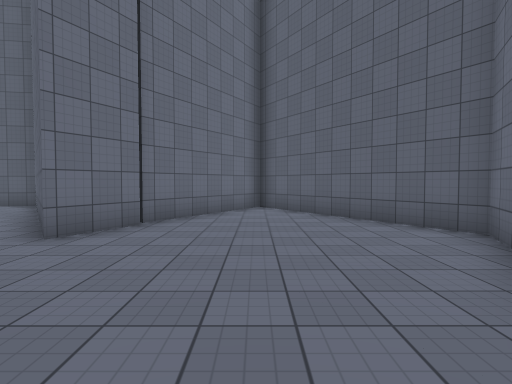
View 1 (above)

20 first-person views from a walk through a 3-D level made in the Unity game engine. The camera is 1.5 m above the floor, tilts 2° down and sees 80° across. The floor is counted in squares, 1.8 m on a side. Each view is taken from the middle of a square. On the plan, view 1 faces up. The plan holds only what a view shows up to about 11 squares ahead; the rest is blank. The place goes on beyond the plan. The player is left out. Surface patterns are stand-ins for the level's own textures.

View 2
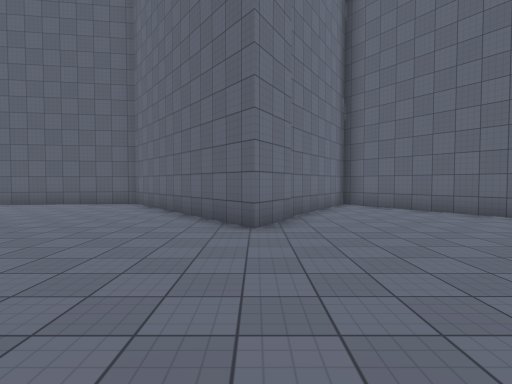

View 3
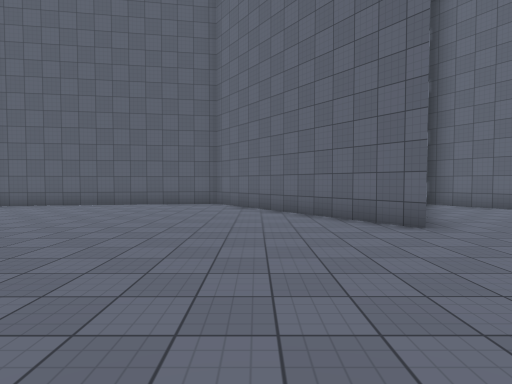

View 4
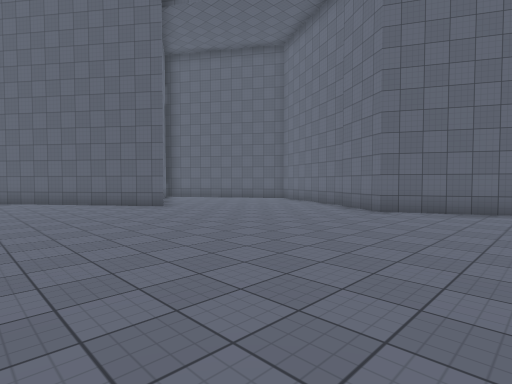

View 5
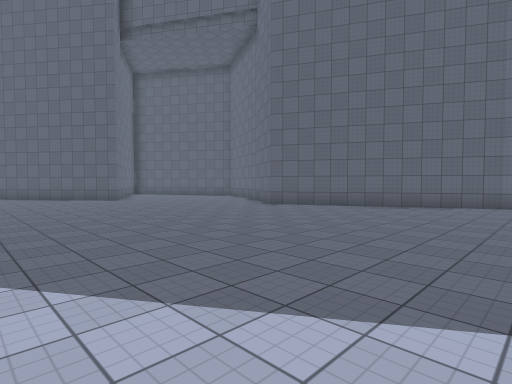

View 6
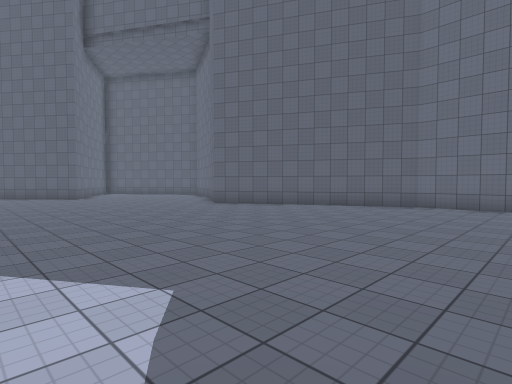

View 7
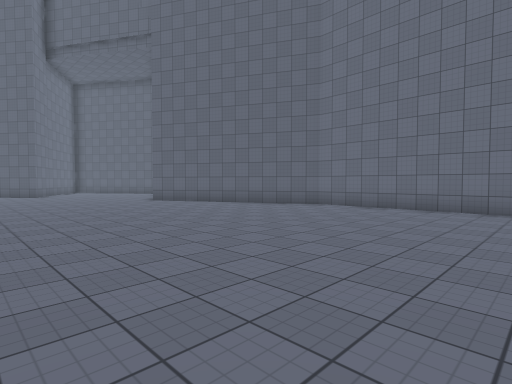

View 8
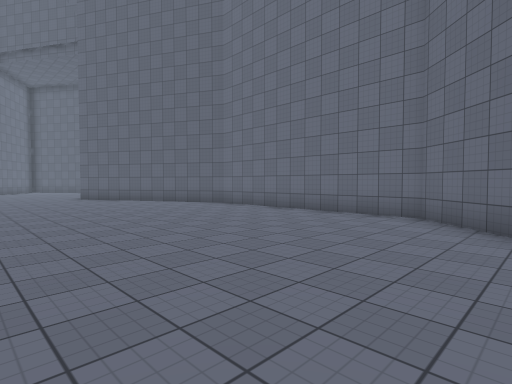

View 9
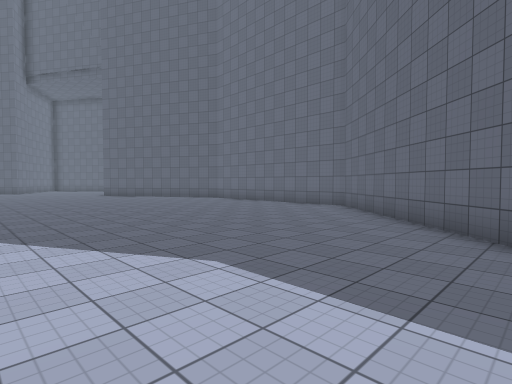

View 10
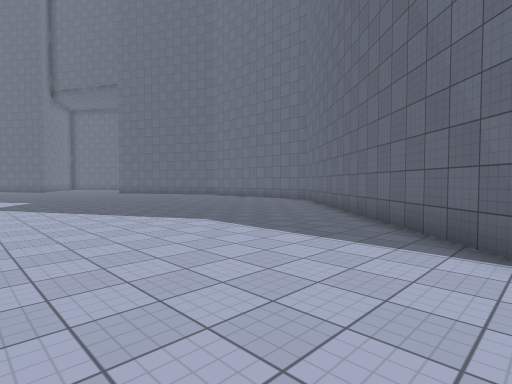

View 11
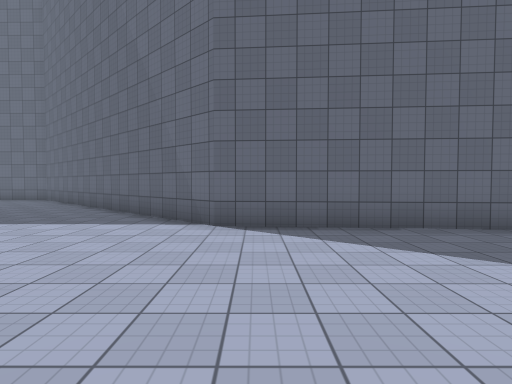

View 12
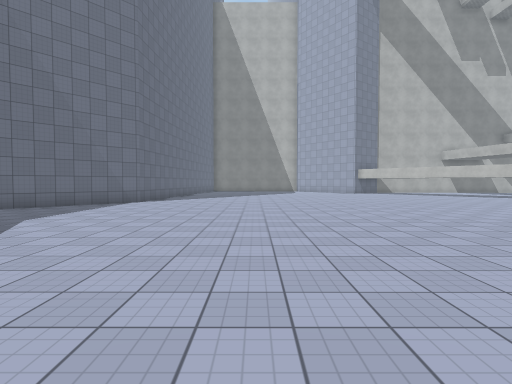

View 13
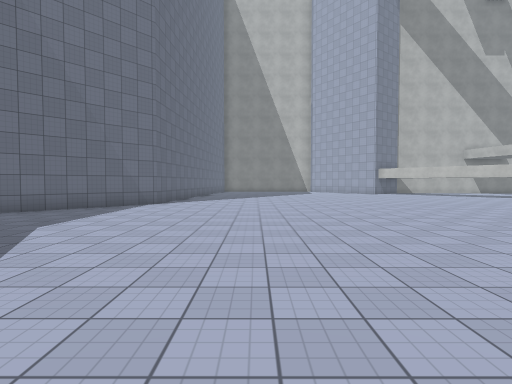

View 14
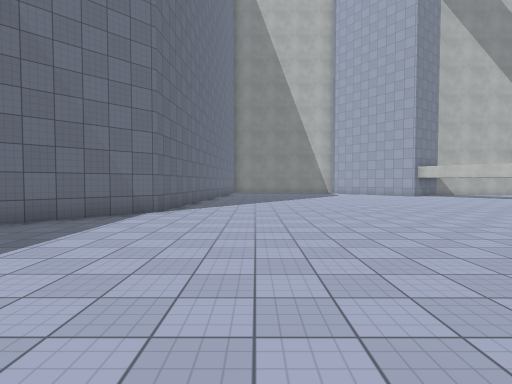

View 15
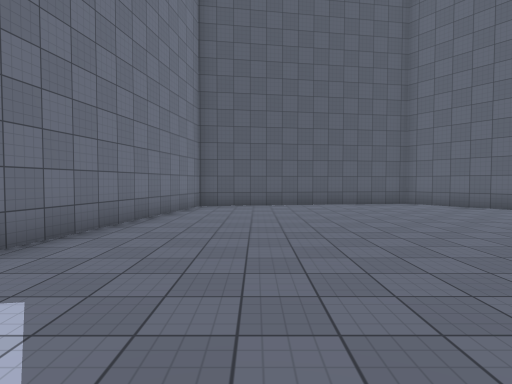

View 16
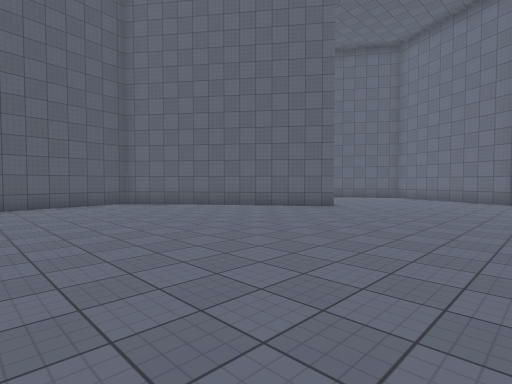

View 17
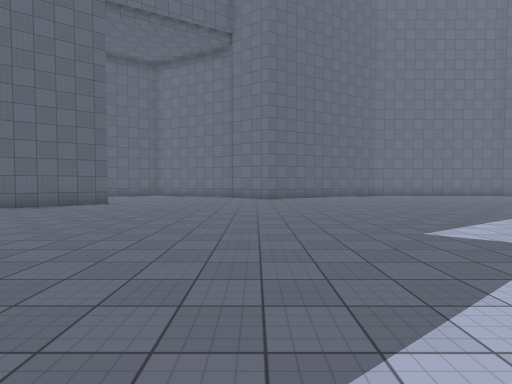

View 18
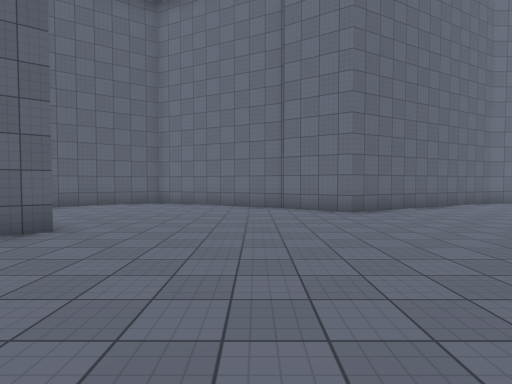

View 19
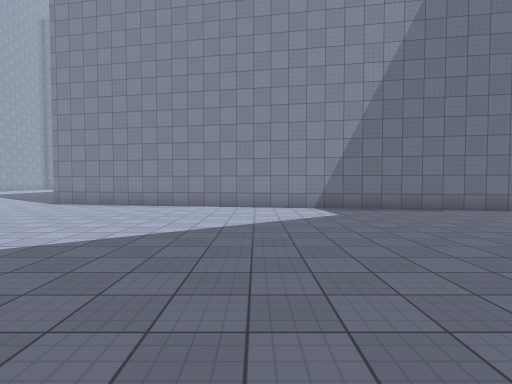

View 20
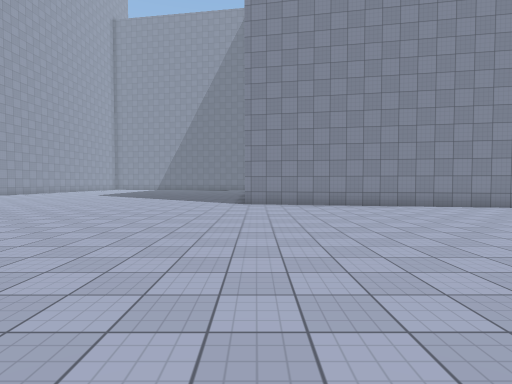

### Floor plan
Points are (right, up) in squares from view 1. A wall is a line through its corners. A room is listed if a view was taken in it or the views show most of it. See-through windows are left out.
Room 1 (views 1, 2, 3, 4, 5, 6, 7, 8, 9, 10, 11, 12, 13, 14, 15, 16, 17, 18, 19, 20)
walls: (1.4, 0.1) (3.6, 4.7) (0.1, 10) (-3, 4.3) (-7.2, 10); (-4.7, -27.5) (-4.4, -23.2) (3.4, -14.8) (3.5, -7.8) (0.2, -1.6) (1.3, 0.2); (-7.4, 10.3) (-14.9, 9.1) (-18, -7.7)

Positions as (right, up) in squares from view 1, and headings:
1: (0, 0), facing up
2: (-3, -1), facing up
3: (-6, -1), facing up
4: (-8, -5), facing up-right
5: (-8, -9), facing up-right
6: (-7, -11), facing up-right
7: (-6, -14), facing up-right
8: (-4, -17), facing up-right
9: (-6, -20), facing up-right
10: (-8, -23), facing up-right
11: (-10, -24), facing right
12: (-9, -11), facing down
13: (-8, -12), facing down
14: (-7, -15), facing down
15: (-13, -1), facing up
16: (-12, -1), facing up-right
17: (-14, -1), facing right
18: (-8, 1), facing right
19: (-7, -1), facing left
20: (-7, -8), facing left
